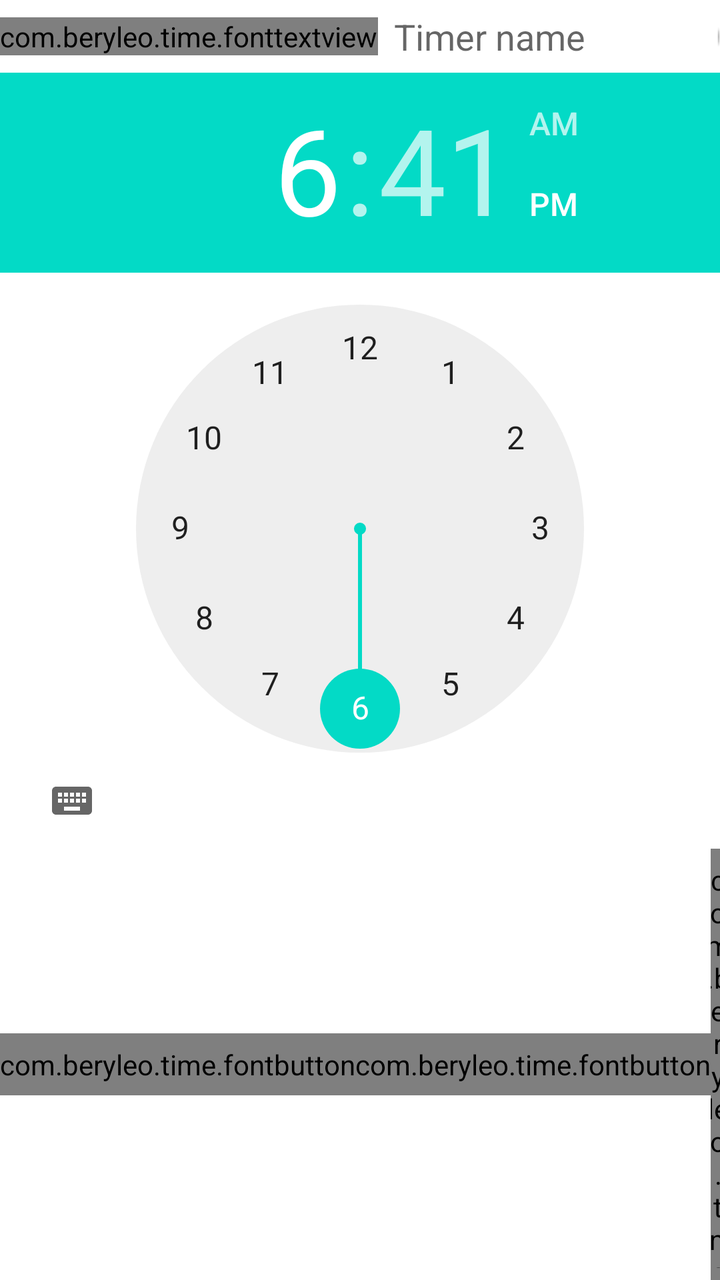
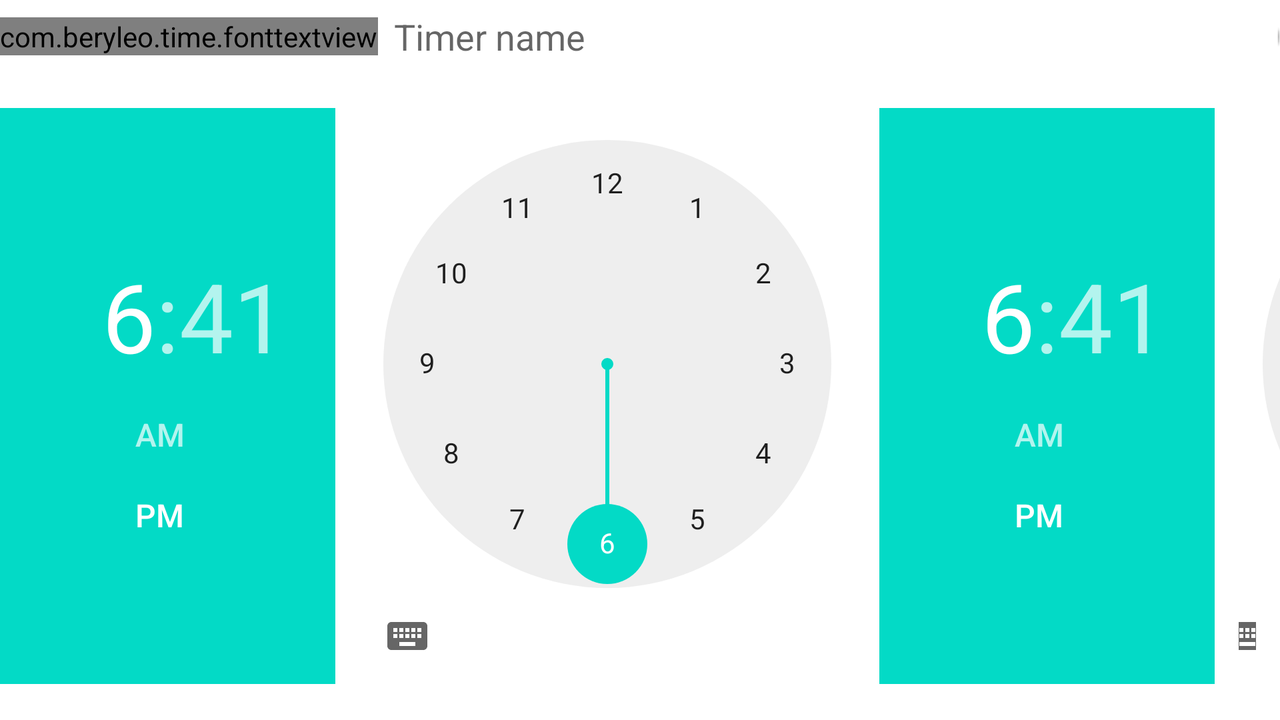

Compare how this app lays out the same screen by default and in its alternative resource folder. The renders come first, then the two layout files and the values they reference.
<!-- AndroidManifest.xml: fallback theme Theme.MaterialComponents.DayNight.NoActionBar -->
<!-- res/layout/timersetup.xml -->
<?xml version="1.0" encoding="utf-8"?>
<LinearLayout xmlns:android="http://schemas.android.com/apk/res/android"
    android:layout_width="fill_parent"
    android:layout_height="fill_parent"
    android:gravity="center"
    android:orientation="vertical" >

    <LinearLayout
        android:layout_width="fill_parent"
        android:layout_height="wrap_content"
        android:gravity="center" >

        <com.beryleo.time.fonttextview
            android:id="@+id/timernametextview"
            android:layout_width="wrap_content"
            android:layout_height="wrap_content"
            android:text="@string/timername" 
            android:textColor="@android:color/white"/>

        <EditText
            android:id="@+id/timernameedittext"
            android:layout_width="0dip"
            android:layout_height="wrap_content"
            android:layout_weight="1"
            android:background="@drawable/white_button"
            android:ems="10"
            android:hint="@string/timername"
            android:textColor="@android:color/white" >

        </EditText>

    </LinearLayout>

    <LinearLayout
        android:layout_width="fill_parent"
        android:layout_height="wrap_content"
        android:gravity="center" >

        <TimePicker
            android:id="@+id/timertimepicker"
            android:layout_width="wrap_content"
            android:layout_height="wrap_content" />

        <TimePicker
            android:id="@+id/timersecondtimepicker"
            android:layout_width="wrap_content"
            android:layout_height="wrap_content" />

    </LinearLayout>

    <LinearLayout
        android:layout_width="fill_parent"
        android:layout_height="wrap_content"
        android:gravity="center" >

        <com.beryleo.time.fontbutton
            android:id="@+id/finishtimerbutton"
            android:layout_width="wrap_content"
            android:layout_height="wrap_content"
            android:background="@drawable/whitebutton"
            android:text="@string/finish"
            android:textColor="@android:color/white" />

        <com.beryleo.time.fontbutton
            android:id="@+id/canceltimerbutton"
            android:layout_width="wrap_content"
            android:layout_height="wrap_content"
            android:background="@drawable/whitebutton"
            android:text="@string/cancel"
            android:textColor="@android:color/white" />

        <com.beryleo.time.fontbutton
            android:id="@+id/addpresettimerbutton"
            android:layout_width="wrap_content"
            android:layout_height="wrap_content"
            android:background="@drawable/whitebutton"
            android:text="@string/addtopresettimer"
            android:textColor="@android:color/white" />

    </LinearLayout>

</LinearLayout>
<!-- resources referenced by this layout -->
<resources>
  <!-- drawable white_button: png bitmap (drawable-hdpi, 578 bytes) -->
  <!-- drawable whitebutton (drawable) -->
  <?xml version="1.0" encoding="utf-8"?>
      <selector xmlns:android="http://schemas.android.com/apk/res/android">
      <item
          android:state_enabled="false"
          android:drawable="@drawable/white_button_disabled" />
      <item
          android:state_pressed="true"
          android:state_enabled="true"
          android:drawable="@drawable/white_button_pressed" />
      <item
          android:state_focused="true"
          android:state_enabled="true"
          android:drawable="@drawable/white_button_focused" />
      <item
          android:state_enabled="true"
          android:drawable="@drawable/white_button" />
      </selector>
  <string name="addtopresettimer">Add to presets</string>
  <string name="cancel">Cancel</string>
  <string name="finish">Finish</string>
  <string name="timername">Timer name</string>
  <!-- drawable white_button_disabled: png bitmap (drawable-hdpi, 663 bytes) -->
  <!-- drawable white_button_pressed: png bitmap (drawable-hdpi, 648 bytes) -->
  <!-- drawable white_button_focused: png bitmap (drawable-hdpi, 651 bytes) -->
</resources>
<!-- res/layout-land/timersetup.xml (the author's variant of the layout above) -->
<!-- drawn on the phone turned sideways -->
<?xml version="1.0" encoding="utf-8"?>
<LinearLayout xmlns:android="http://schemas.android.com/apk/res/android"
    android:layout_width="fill_parent"
    android:layout_height="fill_parent"
    android:gravity="center"
    android:orientation="vertical" >

    <LinearLayout
        android:layout_width="fill_parent"
        android:layout_height="wrap_content"
        android:gravity="center" >

        <com.beryleo.time.fonttextview
            android:id="@+id/timernametextview"
            android:layout_width="wrap_content"
            android:layout_height="wrap_content"
            android:text="@string/timername" 
            android:textColor="@android:color/white"/>

        <EditText
            android:id="@+id/timernameedittext"
            android:layout_width="0dip"
            android:layout_height="wrap_content"
            android:layout_weight="1"
            android:background="@drawable/white_button"
            android:ems="10"
            android:hint="@string/timername"
            android:textColor="@android:color/white" >

        </EditText>

    </LinearLayout>

    <LinearLayout
        android:layout_width="fill_parent"
        android:layout_height="wrap_content"
        android:gravity="center" >
    <TimePicker
        android:id="@+id/timertimepicker"
        android:layout_width="wrap_content"
        android:layout_height="wrap_content"/>
    <TimePicker
        android:id="@+id/timersecondtimepicker"
        android:layout_width="wrap_content"
        android:layout_height="wrap_content"/>

    <LinearLayout
        android:layout_width="fill_parent"
        android:layout_height="wrap_content"
        android:gravity="center"
        android:orientation="vertical" >

        <com.beryleo.time.fontbutton
            android:id="@+id/finishtimerbutton"
            android:layout_width="wrap_content"
            android:layout_height="wrap_content"
            android:background="@drawable/whitebutton"
            android:text="@string/finish"
            android:textColor="@android:color/white" />

        <com.beryleo.time.fontbutton
            android:id="@+id/canceltimerbutton"
            android:layout_width="wrap_content"
            android:layout_height="wrap_content"
            android:background="@drawable/whitebutton"
            android:text="@string/cancel"
            android:textColor="@android:color/white" />

        <com.beryleo.time.fontbutton
            android:id="@+id/addpresettimerbutton"
            android:layout_width="wrap_content"
            android:layout_height="wrap_content"
            android:background="@drawable/whitebutton"
            android:text="@string/addtopresettimer"
            android:textColor="@android:color/white" />

    </LinearLayout>
    </LinearLayout>

</LinearLayout>
